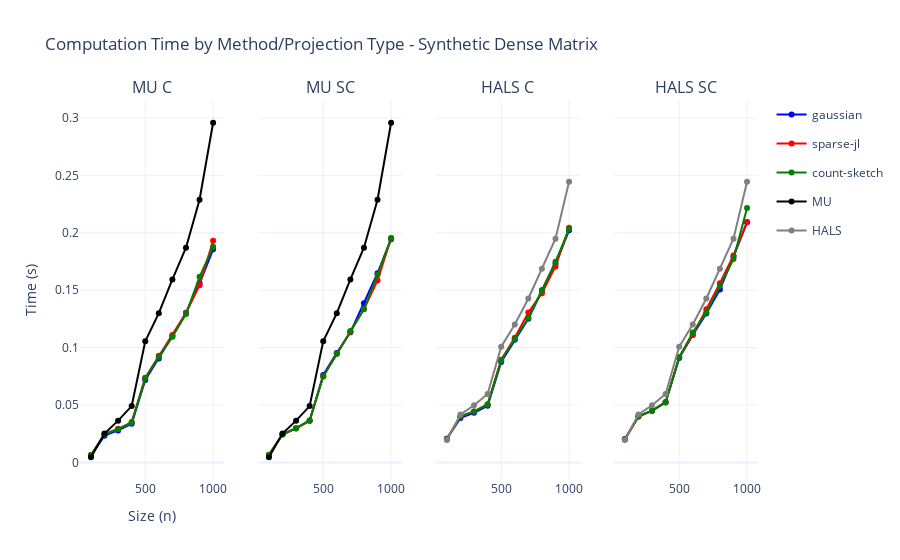

Write notebook code for a chart like this one.
### Markdown cell above
*i) dense*

### Code cell
dense = stats[(stats['Density'] == 'dense') & (stats['Projection Type'] != '')]

fig = make_subplots(rows = 1,cols = 4,shared_xaxes = True,shared_yaxes=True,subplot_titles=dense['Method'].unique())

projection_colors = {
    'gaussian': 'blue',
    'sparse-jl': 'red',
    'count-sketch': 'green',
    
}


for i, method in enumerate(dense['Method'].unique()):
    for j, projection in enumerate(dense['Projection Type'].unique()):
        _df = dense[(dense['Method'] == method) & (dense['Projection Type'] == projection)]
        fig.add_trace(
            go.Scatter(
                x = _df['Size'],
                y = _df['Time'],
                name = f'{projection}',
                legendgroup=projection,  # Group by projection type
                line = dict(color=projection_colors[projection]),  # Color by projection
                showlegend = (i == 0),
            ),
            row = 1, col = i + 1,
            
        )

mu_dense = stats[(stats['Method'] == 'MU') & (stats['Density'] == "dense")]

for i in range(2):
    fig.add_trace(
        go.Scatter(
            x = mu_dense['Size'],
            y = mu_dense['Time'],
            name = 'MU',
            showlegend = (i == 0),
            line = dict(color='black'),
            legendgroup = 'MU'
        ),
        row = 1,col= i+1
    )


hals_dense = stats[(stats['Method'] == 'HALS') & (stats['Density'] == "dense")]
for i in range(2,4):
    fig.add_trace(
        go.Scatter(
            x = hals_dense['Size'],
            y = hals_dense['Time'],
            name = 'HALS',
            showlegend = (i == 2),
            line = dict(color='grey'),
            legendgroup = 'HALS'
        ),
        row = 1,col= i+1
    )

fig.update_layout(
    title = 'Computation Time by Method/Projection Type - Synthetic Dense Matrix',
    xaxis_title = 'Size (n)',
    yaxis_title = 'Time (s)',
    template = 'plotly_white'
)

fig.show()

### Figure 1 — Plotly figure (JSON) as saved in the notebook; plotly's stock layout.template omitted (floating-point values rounded to 4 significant figures)
{"data": [{"legendgroup": "gaussian", "line": {"color": "blue"}, "name": "gaussian", "showlegend": true, "type": "scatter", "x": [100, 200, 300, 400, 500, 600, 700, 800, 900, 1000], "xaxis": "x", "y": [0.005924, 0.02327, 0.02785, 0.03362, 0.0718, 0.09043, 0.1101, 0.1303, 0.156, 0.1856], "yaxis": "y"}, {"legendgroup": "sparse-jl", "line": {"color": "red"}, "name": "sparse-jl", "showlegend": true, "type": "scatter", "x": [100, 200, 300, 400, 500, 600, 700, 800, 900, 1000], "xaxis": "x", "y": [0.006465, 0.02471, 0.02928, 0.03511, 0.07377, 0.09293, 0.1109, 0.1301, 0.1544, 0.193], "yaxis": "y"}, {"legendgroup": "count-sketch", "line": {"color": "green"}, "name": "count-sketch", "showlegend": true, "type": "scatter", "x": [100, 200, 300, 400, 500, 600, 700, 800, 900, 1000], "xaxis": "x", "y": [0.006434, 0.02443, 0.0289, 0.03459, 0.07345, 0.09208, 0.1094, 0.1292, 0.1617, 0.1878], "yaxis": "y"}, {"legendgroup": "gaussian", "line": {"color": "blue"}, "name": "gaussian", "showlegend": false, "type": "scatter", "x": [100, 200, 300, 400, 500, 600, 700, 800, 900, 1000], "xaxis": "x2", "y": [0.006401, 0.02451, 0.02967, 0.03632, 0.0761, 0.0954, 0.1133, 0.1385, 0.1648, 0.1943], "yaxis": "y2"}, {"legendgroup": "sparse-jl", "line": {"color": "red"}, "name": "sparse-jl", "showlegend": false, "type": "scatter", "x": [100, 200, 300, 400, 500, 600, 700, 800, 900, 1000], "xaxis": "x2", "y": [0.006617, 0.02426, 0.02961, 0.03618, 0.07499, 0.09463, 0.1135, 0.1334, 0.1586, 0.1953], "yaxis": "y2"}, {"legendgroup": "count-sketch", "line": {"color": "green"}, "name": "count-sketch", "showlegend": false, "type": "scatter", "x": [100, 200, 300, 400, 500, 600, 700, 800, 900, 1000], "xaxis": "x2", "y": [0.006532, 0.02429, 0.02977, 0.03656, 0.07477, 0.09474, 0.1145, 0.1335, 0.1635, 0.1954], "yaxis": "y2"}, {"legendgroup": "gaussian", "line": {"color": "blue"}, "name": "gaussian", "showlegend": false, "type": "scatter", "x": [100, 200, 300, 400, 500, 600, 700, 800, 900, 1000], "xaxis": "x3", "y": [0.0206, 0.03874, 0.04323, 0.0493, 0.08741, 0.1068, 0.1252, 0.1494, 0.173, 0.2021], "yaxis": "y3"}, {"legendgroup": "sparse-jl", "line": {"color": "red"}, "name": "sparse-jl", "showlegend": false, "type": "scatter", "x": [100, 200, 300, 400, 500, 600, 700, 800, 900, 1000], "xaxis": "x3", "y": [0.02051, 0.03994, 0.04438, 0.05074, 0.0894, 0.1086, 0.1306, 0.1474, 0.1707, 0.2044], "yaxis": "y3"}, {"legendgroup": "count-sketch", "line": {"color": "green"}, "name": "count-sketch", "showlegend": false, "type": "scatter", "x": [100, 200, 300, 400, 500, 600, 700, 800, 900, 1000], "xaxis": "x3", "y": [0.02021, 0.04026, 0.04438, 0.05022, 0.08882, 0.1076, 0.1258, 0.1502, 0.1748, 0.2033], "yaxis": "y3"}, {"legendgroup": "gaussian", "line": {"color": "blue"}, "name": "gaussian", "showlegend": false, "type": "scatter", "x": [100, 200, 300, 400, 500, 600, 700, 800, 900, 1000], "xaxis": "x4", "y": [0.02015, 0.04023, 0.04503, 0.0523, 0.09084, 0.1109, 0.1297, 0.1506, 0.1792, 0.2091], "yaxis": "y4"}, {"legendgroup": "sparse-jl", "line": {"color": "red"}, "name": "sparse-jl", "showlegend": false, "type": "scatter", "x": [100, 200, 300, 400, 500, 600, 700, 800, 900, 1000], "xaxis": "x4", "y": [0.02027, 0.03983, 0.04502, 0.05255, 0.09158, 0.1111, 0.1335, 0.1561, 0.1802, 0.2095], "yaxis": "y4"}, {"legendgroup": "count-sketch", "line": {"color": "green"}, "name": "count-sketch", "showlegend": false, "type": "scatter", "x": [100, 200, 300, 400, 500, 600, 700, 800, 900, 1000], "xaxis": "x4", "y": [0.02046, 0.0401, 0.04498, 0.05223, 0.09151, 0.1131, 0.1305, 0.1539, 0.1771, 0.2215], "yaxis": "y4"}, {"legendgroup": "MU", "line": {"color": "black"}, "name": "MU", "showlegend": true, "type": "scatter", "x": [100, 200, 300, 400, 500, 600, 700, 800, 900, 1000], "xaxis": "x", "y": [0.004479, 0.02508, 0.03635, 0.04905, 0.1054, 0.13, 0.1593, 0.187, 0.2288, 0.2959], "yaxis": "y"}, {"legendgroup": "MU", "line": {"color": "black"}, "name": "MU", "showlegend": false, "type": "scatter", "x": [100, 200, 300, 400, 500, 600, 700, 800, 900, 1000], "xaxis": "x2", "y": [0.004479, 0.02508, 0.03635, 0.04905, 0.1054, 0.13, 0.1593, 0.187, 0.2288, 0.2959], "yaxis": "y2"}, {"legendgroup": "HALS", "line": {"color": "grey"}, "name": "HALS", "showlegend": true, "type": "scatter", "x": [100, 200, 300, 400, 500, 600, 700, 800, 900, 1000], "xaxis": "x3", "y": [0.01947, 0.04173, 0.04975, 0.05963, 0.1008, 0.1202, 0.1428, 0.1688, 0.1949, 0.2444], "yaxis": "y3"}, {"legendgroup": "HALS", "line": {"color": "grey"}, "name": "HALS", "showlegend": false, "type": "scatter", "x": [100, 200, 300, 400, 500, 600, 700, 800, 900, 1000], "xaxis": "x4", "y": [0.01947, 0.04173, 0.04975, 0.05963, 0.1008, 0.1202, 0.1428, 0.1688, 0.1949, 0.2444], "yaxis": "y4"}], "layout": {"annotations": [{"font": {"size": 16}, "showarrow": false, "text": "MU C", "x": 0.1062, "xanchor": "center", "xref": "paper", "y": 1, "yanchor": "bottom", "yref": "paper"}, {"font": {"size": 16}, "showarrow": false, "text": "MU SC", "x": 0.3688, "xanchor": "center", "xref": "paper", "y": 1, "yanchor": "bottom", "yref": "paper"}, {"font": {"size": 16}, "showarrow": false, "text": "HALS C", "x": 0.6313, "xanchor": "center", "xref": "paper", "y": 1, "yanchor": "bottom", "yref": "paper"}, {"font": {"size": 16}, "showarrow": false, "text": "HALS SC", "x": 0.8938, "xanchor": "center", "xref": "paper", "y": 1, "yanchor": "bottom", "yref": "paper"}], "title": {"text": "Computation Time by Method/Projection Type - Synthetic Dense Matrix"}, "xaxis": {"anchor": "y", "domain": [0, 0.2125], "title": {"text": "Size (n)"}}, "xaxis2": {"anchor": "y2", "domain": [0.2625, 0.475]}, "xaxis3": {"anchor": "y3", "domain": [0.525, 0.7375]}, "xaxis4": {"anchor": "y4", "domain": [0.7875, 1]}, "yaxis": {"anchor": "x", "domain": [0, 1], "title": {"text": "Time (s)"}}, "yaxis2": {"anchor": "x2", "domain": [0, 1], "matches": "y", "showticklabels": false}, "yaxis3": {"anchor": "x3", "domain": [0, 1], "matches": "y", "showticklabels": false}, "yaxis4": {"anchor": "x4", "domain": [0, 1], "matches": "y", "showticklabels": false}}}
